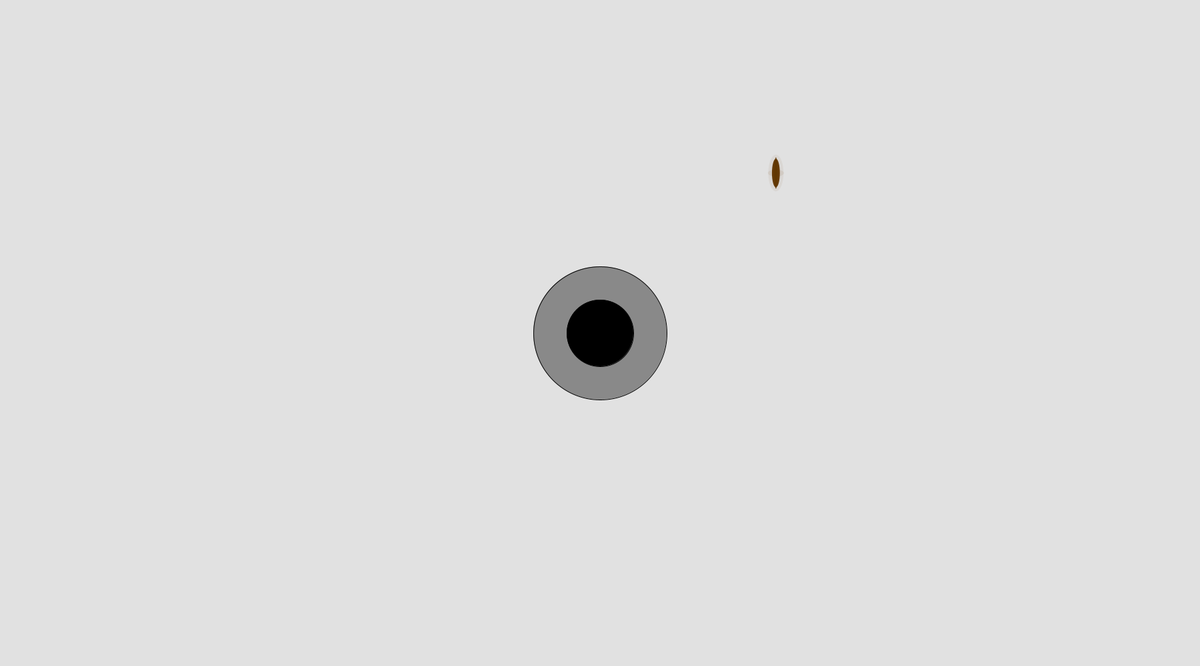
Frame 1 (no input)
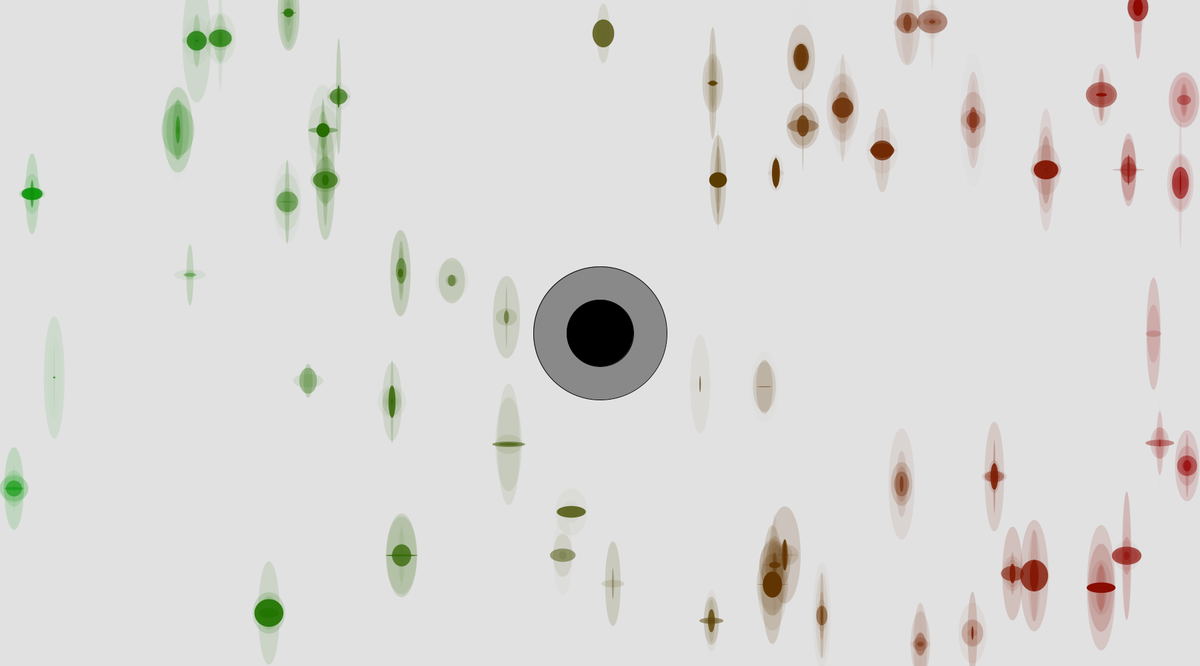
Frame 60 (the mouse pressed at the canvas centre just before this capture)
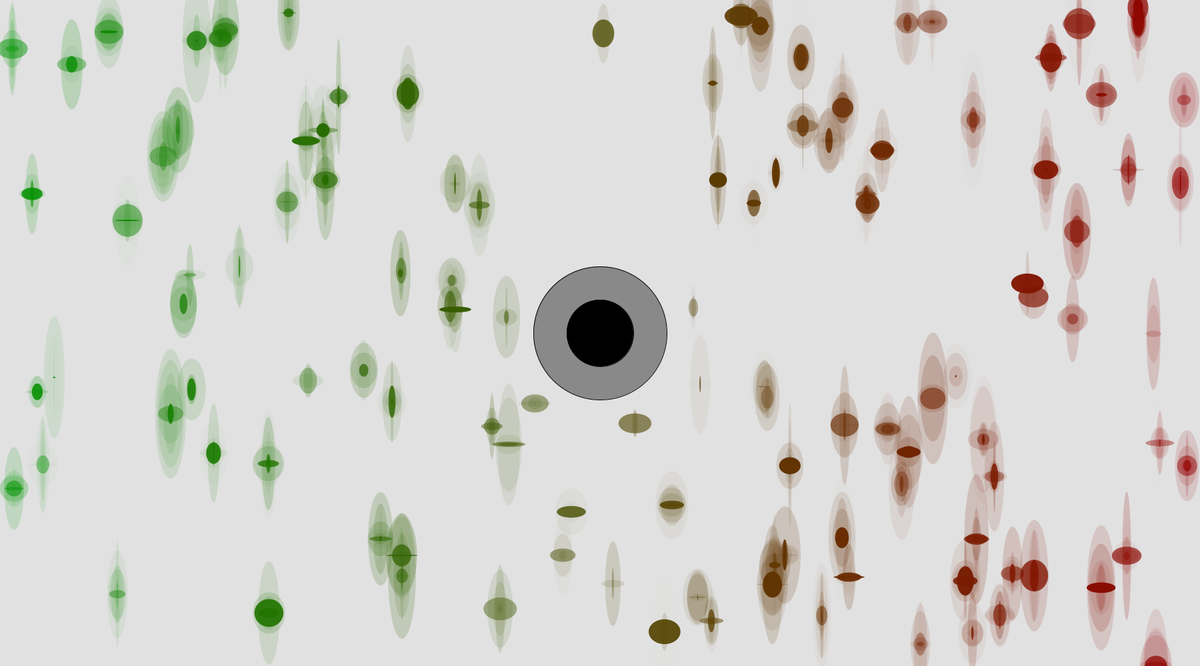
Frame 120 (the mouse held since frame 60 and released just before this capture)

The Processing sketch that drew these frames (run headless with seeded random() and noise(); from frame 60 on, the mouse is pressed at the canvas centre):

// Processing sketch: Ephemera_ellipse_gradient
// ── Ephemera_ellipse_gradient.pde
//We want a class that spawns object at a random x,y location. We want more of 
//them to spawn at the edges and less and less as we reach the center circle.
//When the object is spawned, it creates 5 of rectangles around the original location.
//The shading of the rectangles is a random shade of orange, with the alpha being 
//mapped to the x location and goes from orange to red as x increases. 

float x;
float y;
float x1;
float y1;
float c1; //0 - 150
float c2; // 0 - 50
void setup(){
  size(1800,1000);
  background(225);
  fill(0,0,0,100);
  ellipse(width/2,height/2,200,200);
  fill(0);
  ellipse(width/2,height/2,100,100);
}

void draw(){
  //strokeWeight(1);
  noStroke();
  x = random(width);
  y = random(height);
  c1 = map(x, 0, 1800, 0, 150);
  c2 = map(x, 0, 1800, 150, 0);
  
  if (x < width/2){
    x1 = map (x, 0, 1800, 0, 100);
  }
  if (x > width/2){
    x1 = map (x, 0, 1800, 100, 0);
  }  
  if (y < height/2){
    y1 = map (y, 0, 1000, 0, 100);
  }
    if (y > height/2){
    y1 = map (y, 0, 1000, 100, 0);
  }
  
  fill(c1,c2,0,random(90,255));  
  
  if (x > 1000 || x < 780) { 
    ellipse(x,y, random(0,50),random(0,50));
    fill(c1,c2,0,random(0,50)); 
    ellipse(x,y, random(0,50),random(0,100));
    fill(c1,c2,0,random(0,50)); 
    ellipse(x,y, random(0,50),random(0,150));
    fill(c1,c2,0,random(0,50)); 
    ellipse(x,y, random(0,50),random(0,200));
  } 
  
  if (y > 600 || y < 380){
    fill(c1,c2,0,random(90,255)); 
    ellipse(x,y, random(0,50),random(0,50));
    fill(c1,c2,0,random(0,50)); 
    ellipse(x,y, random(0,50),random(0,100));
    fill(c1,c2,0,random(0,50)); 
    ellipse(x,y, random(0,50),random(0,150));
    fill(c1,c2,0,random(0,50)); 
    ellipse(x,y, random(0,50),random(0,200));
  }
  
  fill(0,0,0);
  stroke(0);
  ellipse(width/2,height/2,50,50);
}
